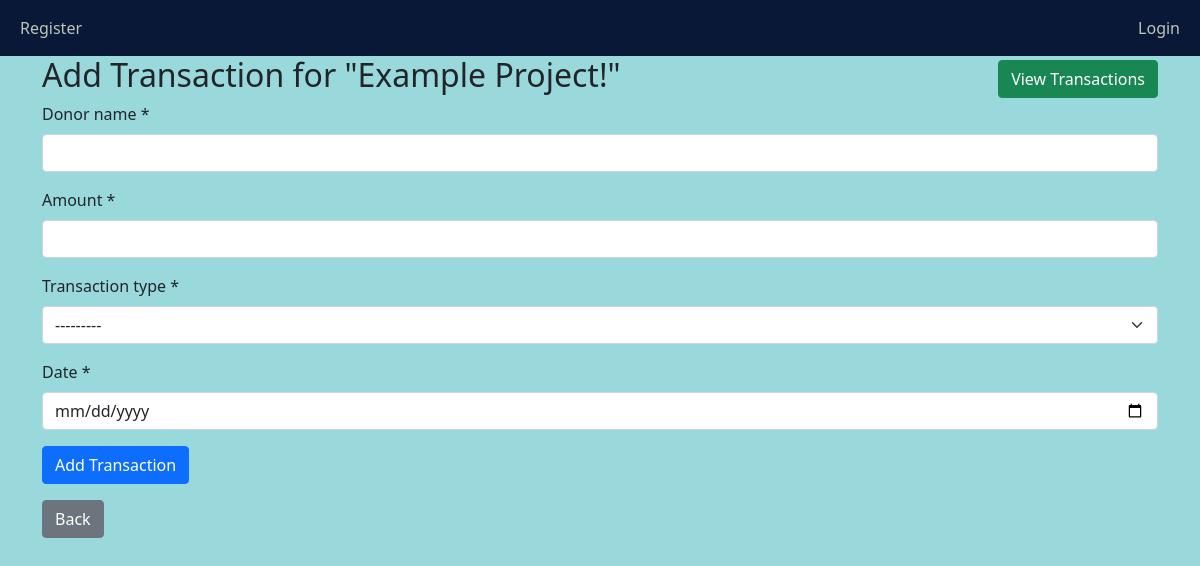
Before: /add-project-transaction/3/ with the older database file.
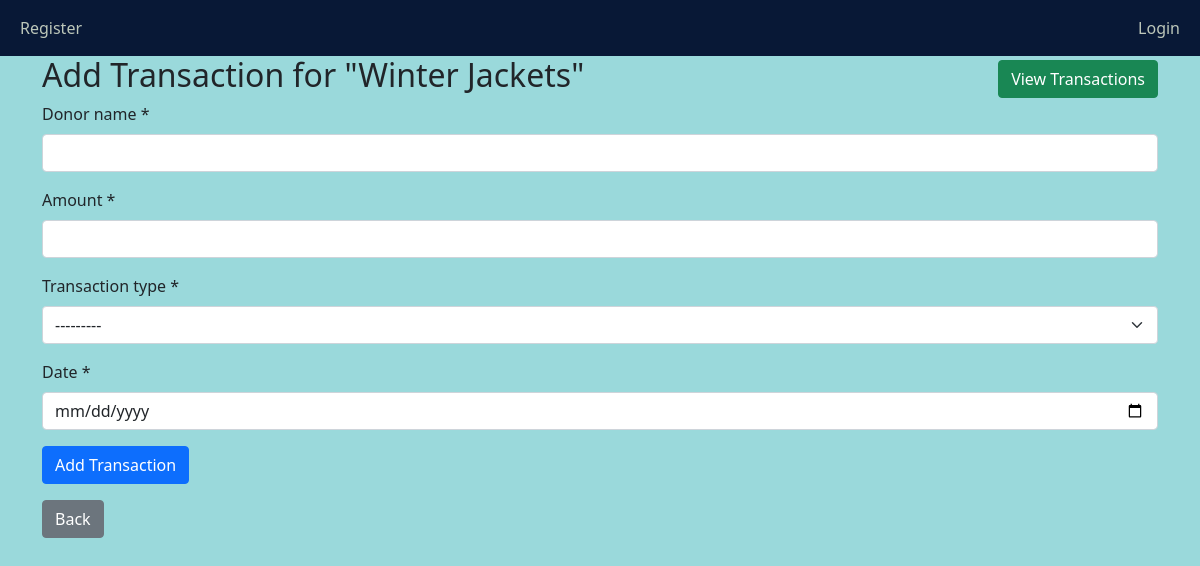
After: the same page with the newer database file.
### main/models.py (models this page shows, shortened)
class Project(models.Model):
    name = models.CharField(max_length=100)
    start_date = models.DateField()
    end_date = models.DateField()
    goal_amount = models.DecimalField(max_digits=10, decimal_places=2)
    description = models.TextField(null=True, blank=True)
    owner = models.ForeignKey(User, on_delete=models.CASCADE)
    is_archived = models.BooleanField(default=False)

### main/views.py (the view)
# urls.py: path('add-project-transaction/<int:project_id>/', views.add_project_transaction, name='add_project_transaction'),
def add_project_transaction(request, project_id):
    project = get_object_or_404(Project, id=project_id)
    if request.method == 'POST':
        form = TransactionForm(request.POST)
        if form.is_valid():
            transaction = form.save(commit=False)
            transaction.project = project
            transaction.fund = 'specific'
            if transaction.transaction_type == 'Debit':
                transaction.amount = -transaction.amount  # If the transaction is debit, make the amount negative.
            transaction.save()
            messages.success(request, f'Transaction added successfully to {project.name}.')
            return redirect('add_project_transaction', project_id=project.id)  # Redirect to refresh the page and clear fields.
    else:
        form = TransactionForm()
    return render(request, 'main/add_project_transaction.html', {'form': form, 'project': project})

### main/forms.py
class TransactionForm(forms.ModelForm):
    class Meta:
        model = Transaction
        fields = ['donor_name', 'amount', 'transaction_type', 'date']
        labels = {
            'donor_name': 'Donor name ',
            'amount': 'Amount ',
            'transaction_type': 'Transaction type ',
            'date': 'Date ',
        }
        widgets = {
            'date': forms.DateInput(attrs={'type': 'date', 'class': 'form-control'}),
        }

### main/templates/main/add_project_transaction.html (shortened to what this page needs)
{% extends 'main/base.html' %}
{% load crispy_forms_tags %}
{% block content %}
<div class="d-flex justify-content-between align-items-center">
    <h2>Add Transaction for "{{ project.name }}"</h2>
    <a href="{% url 'view_project_transactions' project.id %}" class="btn btn-success">View Transactions</a>
</div>
<form method="post">
    {{ form|crispy }}
    <button type="submit" class="btn btn-primary">Add Transaction</button>
</form>
<a href="{% url 'home' %}" class="btn btn-secondary mt-3">Back</a>
{% endblock %}

Changed rows visible on the page:
changed Project: name "Example Project!" → "Winter Jackets"
